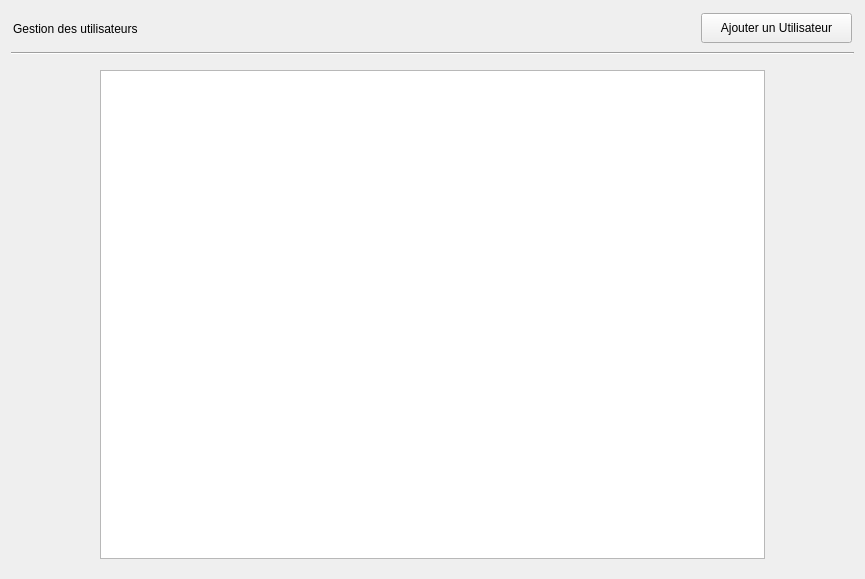
         <widget class="QWidget" name="page_utilisateurs">
          <layout class="QVBoxLayout" name="verticalLayout_18">
           <item>
            <widget class="QWidget" name="zone_haut_fixe_btn_ajout_utilisateur" native="true">
             <property name="sizePolicy">
              <sizepolicy hsizetype="MinimumExpanding" vsizetype="Fixed">
               <horstretch>0</horstretch>
               <verstretch>0</verstretch>
              </sizepolicy>
             </property>
             <property name="minimumSize">
              <size>
               <width>0</width>
               <height>35</height>
              </size>
             </property>
             <layout class="QHBoxLayout" name="horizontalLayout_10">
              <property name="spacing">
               <number>2</number>
              </property>
              <property name="leftMargin">
               <number>2</number>
              </property>
              <property name="topMargin">
               <number>2</number>
              </property>
              <property name="rightMargin">
               <number>2</number>
              </property>
              <property name="bottomMargin">
               <number>2</number>
              </property>
              <item alignment="Qt::AlignmentFlag::AlignLeft">
               <widget class="QLabel" name="label_titre_page_tickets_2">
                <property name="sizePolicy">
                 <sizepolicy hsizetype="Fixed" vsizetype="Preferred">
                  <horstretch>0</horstretch>
                  <verstretch>0</verstretch>
                 </sizepolicy>
                </property>
                <property name="text">
                 <string>Gestion des utilisateurs</string>
                </property>
               </widget>
              </item>
              <item alignment="Qt::AlignmentFlag::AlignRight">
               <widget class="QPushButton" name="btn_ajouter_utilisateur">
                <property name="sizePolicy">
                 <sizepolicy hsizetype="Fixed" vsizetype="Fixed">
                  <horstretch>0</horstretch>
                  <verstretch>0</verstretch>
                 </sizepolicy>
                </property>
                <property name="minimumSize">
                 <size>
                  <width>151</width>
                  <height>30</height>
                 </size>
                </property>
                <property name="cursor">
                 <cursorShape>PointingHandCursor</cursorShape>
                </property>
                <property name="text">
                 <string>Ajouter un Utilisateur</string>
                </property>
                <property name="icon">
                 <iconset resource="icones.qrc">
                  <normaloff>:/icon_blanc/plus-circle.svg</normaloff>:/icon_blanc/plus-circle.svg</iconset>
                </property>
               </widget>
              </item>
             </layout>
            </widget>
           </item>
           <item>
            <widget class="Line" name="line_4">
             <property name="orientation">
              <enum>Qt::Orientation::Horizontal</enum>
             </property>
            </widget>
           </item>
           <item>
            <widget class="QWidget" name="widget_16" native="true">
             <layout class="QHBoxLayout" name="horizontalLayout_13">
              <item>
               <spacer name="horizontalSpacer_5">
                <property name="orientation">
                 <enum>Qt::Orientation::Horizontal</enum>
                </property>
                <property name="sizeType">
                 <enum>QSizePolicy::Policy::Preferred</enum>
                </property>
                <property name="sizeHint" stdset="0">
                 <size>
                  <width>80</width>
                  <height>20</height>
                 </size>
                </property>
               </spacer>
              </item>
              <item>
               <widget class="QTableWidget" name="tableWidget_utilisateur">
                <property name="minimumSize">
                 <size>
                  <width>665</width>
                  <height>489</height>
                 </size>
                </property>
                <property name="selectionBehavior">
                 <enum>QAbstractItemView::SelectionBehavior::SelectRows</enum>
                </property>
                <property name="showGrid">
                 <bool>false</bool>
                </property>
                <attribute name="horizontalHeaderCascadingSectionResizes">
                 <bool>true</bool>
                </attribute>
                <attribute name="horizontalHeaderShowSortIndicator" stdset="0">
                 <bool>false</bool>
                </attribute>
                <attribute name="horizontalHeaderStretchLastSection">
                 <bool>true</bool>
                </attribute>
                <attribute name="verticalHeaderVisible">
                 <bool>false</bool>
                </attribute>
                <attribute name="verticalHeaderShowSortIndicator" stdset="0">
                 <bool>false</bool>
                </attribute>
               </widget>
              </item>
              <item>
               <spacer name="horizontalSpacer_6">
                <property name="orientation">
                 <enum>Qt::Orientation::Horizontal</enum>
                </property>
                <property name="sizeType">
                 <enum>QSizePolicy::Policy::Preferred</enum>
                </property>
                <property name="sizeHint" stdset="0">
                 <size>
                  <width>80</width>
                  <height>20</height>
                 </size>
                </property>
               </spacer>
              </item>
             </layout>
            </widget>
           </item>
          </layout>
         </widget>
